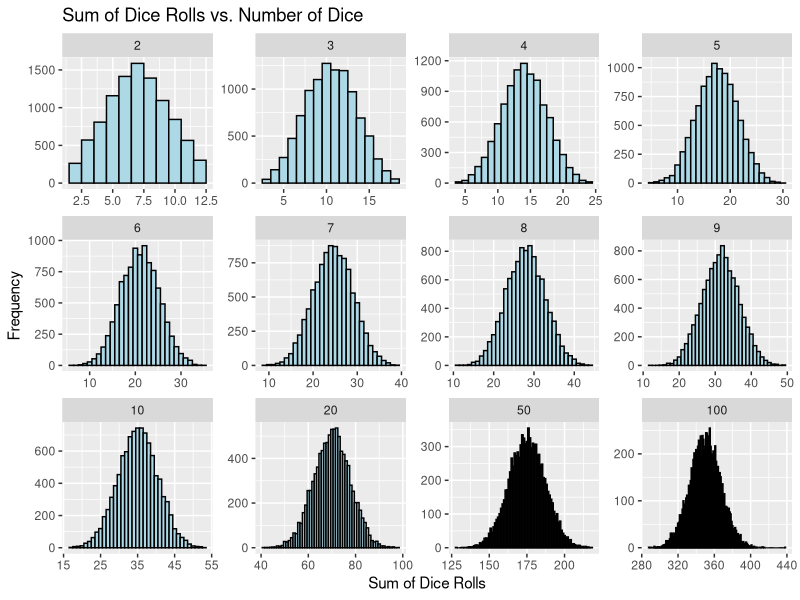

R code for this plot:
## ---- chunk 1
# Load the necessary library
library(ggplot2)

# Number of dice rolls and number of dice
n_rolls <- 10000
n_dice <- c(2, 3, 4, 5, 6, 7,8,9, 10, 20, 50, 100)  # You can add more values

# Function to simulate dice rolls and calculate the sum
simulate_dice_rolls <- function(n_rolls, n_dice) {
  results <- replicate(n_rolls, sum(sample(1:6, n_dice, replace = TRUE)))
  return(results)
}

# Simulate dice rolls for various values of n_dice
results_list <- lapply(n_dice, function(n) simulate_dice_rolls(n_rolls, n))

# Create a data frame to store the results
results_df <- data.frame(N_Dice = rep(n_dice, each = n_rolls), Sum = unlist(results_list))

# Create a histogram to visualize the distributions
p <- ggplot(results_df, aes(x = Sum)) +
  geom_histogram(binwidth = 1, fill = "lightblue", color = "black") +
  facet_wrap(~N_Dice, scales = "free") +
  labs(title = "Sum of Dice Rolls vs. Number of Dice",
       x = "Sum of Dice Rolls",
       y = "Frequency")

print(p)

